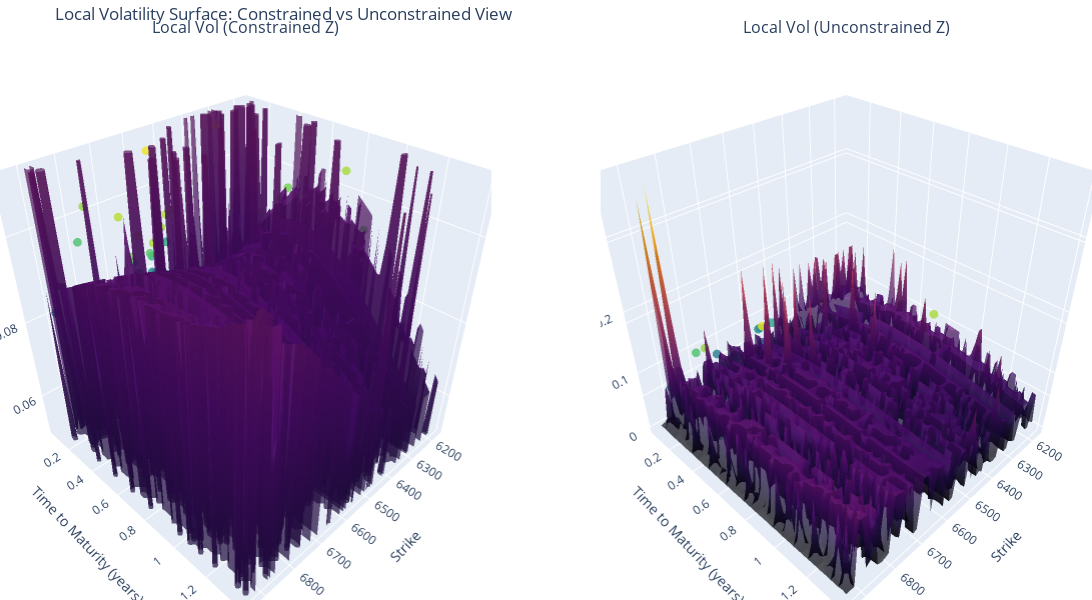

Source (notebook cell):
### Code cell
impvol_interp = regres
params = [calls["S0"].iloc[0],calls["r"].iloc[0],impvol_interp]
local_vol_surface_ = get_local_vol_surface(calls,params)
plot_local_vol_surface(calls,local_vol_surface_)
